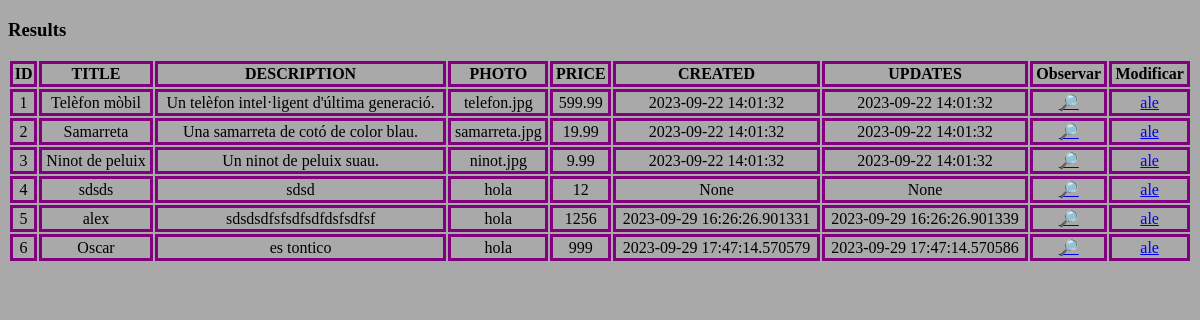
/list, run on an earlier commit of the app's database.
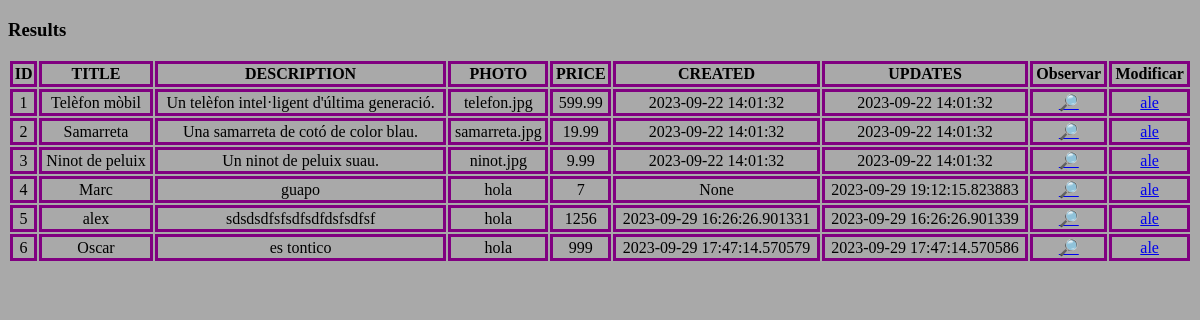
And on a later commit of the database.
### tables this page shows
CREATE TABLE products (
	id INTEGER PRIMARY KEY AUTOINCREMENT,
	title TEXT,
	description TEXT,
	photo TEXT,
	price DECIMAL(10, 2),
	category_id INTEGER,
	seller_id INTEGER,
	created DATETIME,
	updated DATETIME,
	FOREIGN KEY (category_id) REFERENCES categories(id),
	FOREIGN KEY (seller_id) REFERENCES users(id)
);

### app.py (the view)
@app.route("/list")
def list():
    with get_db() as conn:
        results = conn.execute("SELECT * FROM products ORDER BY id ASC")
        items = results.fetchall()
    return render_template("products/list.html",items = items)

### app.py (called while the page is built)
def get_db():
    conn = sqlite3.connect(DATABASE)
    conn.row_factory = sqlite3.Row
    return conn

### templates/products/list.html (shortened to what this page needs)
<!DOCTYPE html>
<html lang="ca">
<head>
	<link href="/static/css/list.css" rel="stylesheet">
</head>
<body>
	<h3>Results</h3>
	<table>
		<tr>
			<th>ID</th>
			<th>TITLE</th>
			<th>DESCRIPTION</th>
            <th>PHOTO</th>
			<th>PRICE</th>
			<th>CREATED</th>
			<th>UPDATES</th>
			<th>Observar</th>
			<th>Modificar</th>
		</tr>
		{% for item in items %}
			<tr>
				<td>{{ item['id'] }}</a></td>
				<td>{{ item['title'] }}</a></td>
				<td>{{ item['description'] }}</a></td>
                <td>{{ item['photo'] }}</a></td>
				<td>{{ item['price'] }}</a></td>
				<td>{{ item['created'] }}</a></td>
				<td>{{ item['updated'] }}</a></td>
				<td><a href="/products/read/{{ item['id'] }}">🔎</a></td>
				<td><a href="/products/update/{{ item['id'] }}">ale</a></td>
			</tr>
		{% endfor %}
	</table>
</body>
</html>

### static/css/list.css (style rules this page uses)
body { background-color: darkgray; color: black; }
table { width:100%; height: 20vh; text-align: center; }
td, th { border: 3px solid purple; }

What changed in the data, as far as the page shows it:
changed products id 4: title "sdsds" → "Marc"; description "sdsd" → "guapo"; price "12" → "7"; updated "None" → "2023-09-29 19:12:15.823883"
